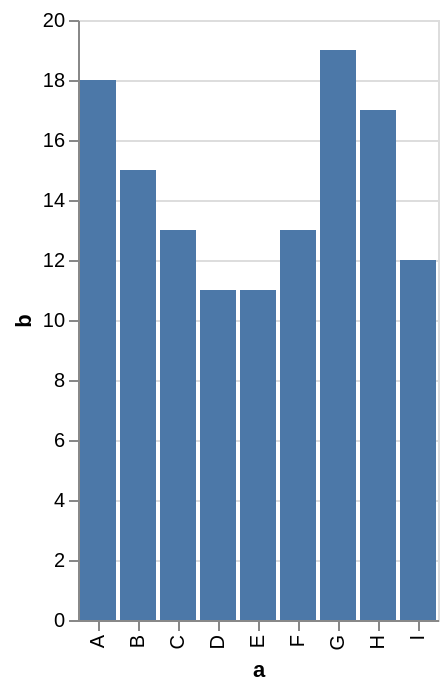

Here is the Vega-Lite specification saved for this chart:
### Vega-Lite specification from a JSON file in a GitHub repository (floating-point values rounded to 4 significant figures)
{"config": {"view": {"continuousWidth": 400, "continuousHeight": 300}}, "data": {"name": "data-2"}, "mark": "bar", "encoding": {"x": {"field": "a", "type": "nominal"}, "y": {"field": "b", "type": "quantitative"}}, "$schema": "https://vega.github.io/schema/vega-lite/v4.17.0.json", "datasets": {"data-1": [{"a": "A", "b": 28}, {"a": "B", "b": 55}, {"a": "C", "b": 43}, {"a": "D", "b": 91}, {"a": "E", "b": 81}, {"a": "F", "b": 53}, {"a": "G", "b": 19}, {"a": "H", "b": 87}, {"a": "I", "b": 52}], "data-2": [{"a": "A", "b": 18}, {"a": "B", "b": 15}, {"a": "C", "b": 13}, {"a": "D", "b": 11}, {"a": "E", "b": 11}, {"a": "F", "b": 13}, {"a": "G", "b": 19}, {"a": "H", "b": 17}, {"a": "I", "b": 12}]}}
